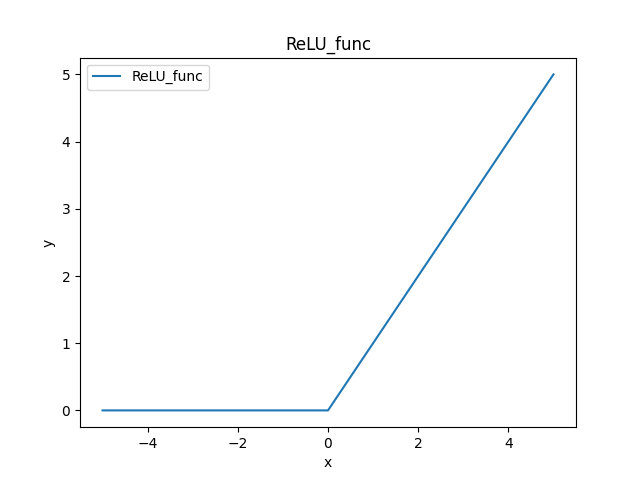

The Python source for this figure:
import numpy as np
import matplotlib.pyplot as plt

def ReLU_func(x):
    return np.maximum(0,x)

x=np.arange(-5,6,1)
y=ReLU_func(x)

plt.plot(x,y,label="ReLU_func")
plt.xlabel("x")
plt.ylabel("y")
plt.title("ReLU_func")
plt.legend()
plt.show()
